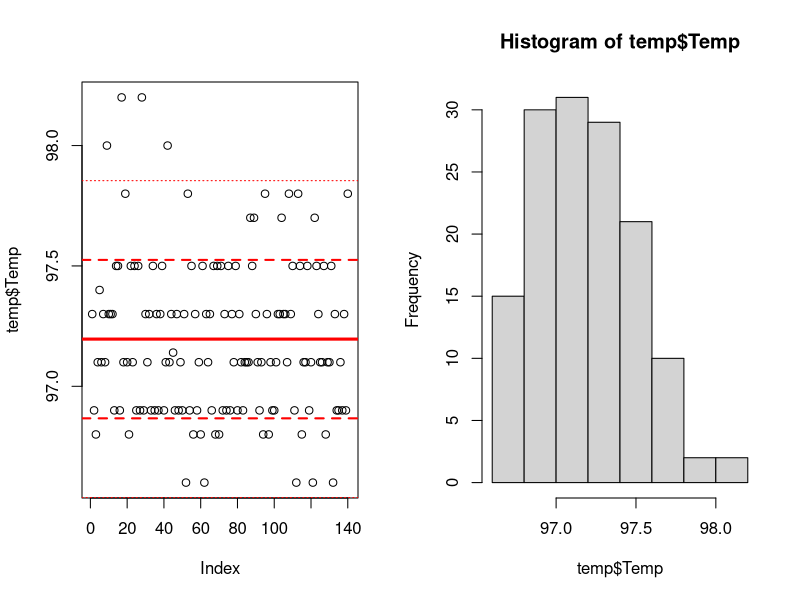
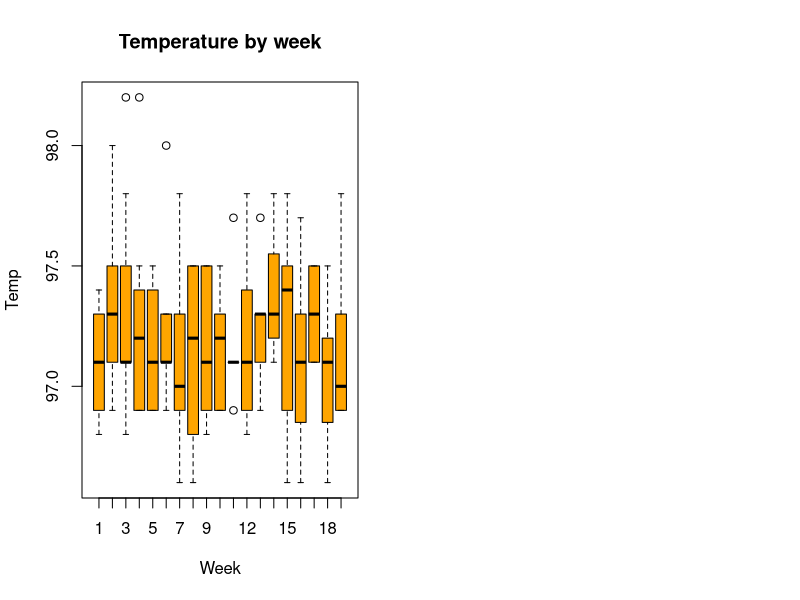
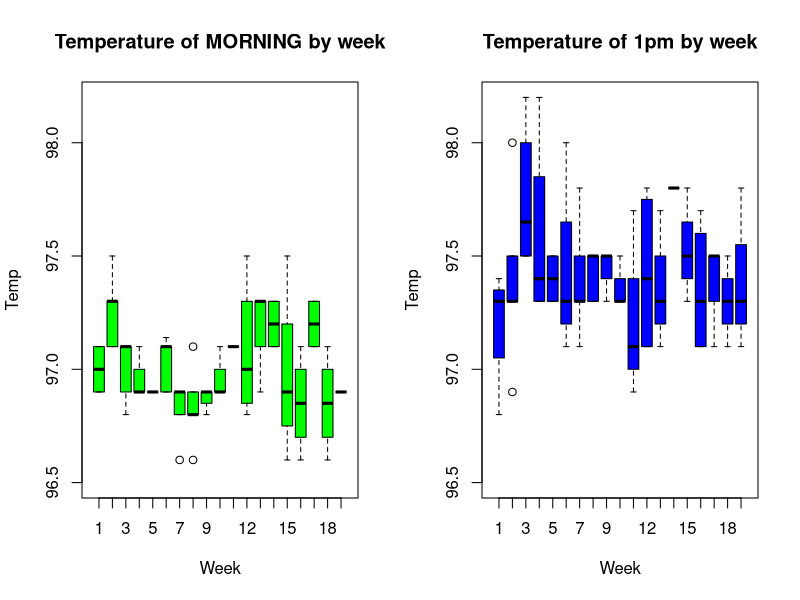
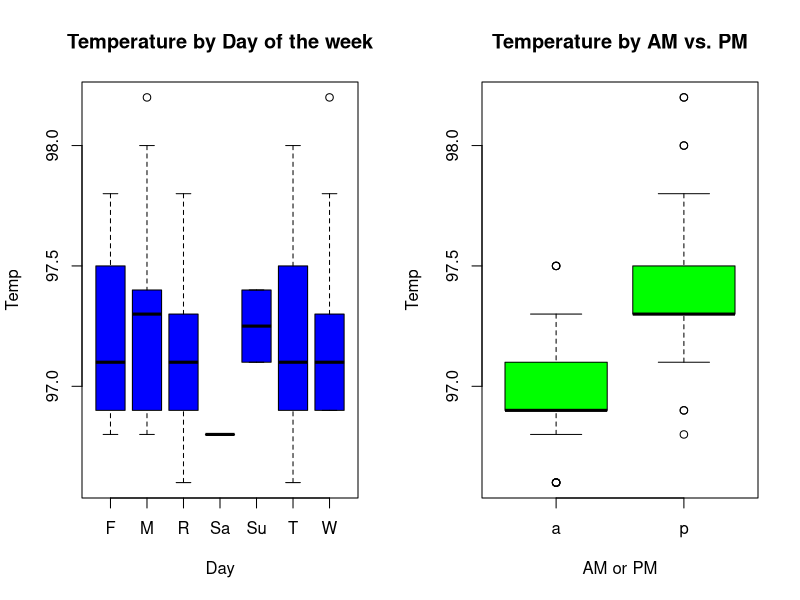
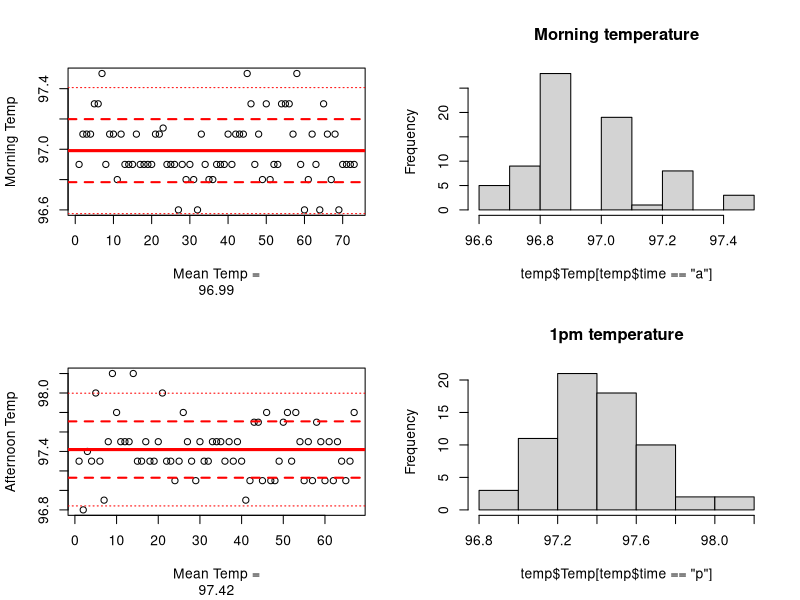

These charts were generated, in order, by the following R code: (Note: this script raises an error after producing the figures.)
## ---- chunk 1
#install.packages("ggridges")
library(ggridges)


#setwd("C:/Users/mcook/Box Sync/1MPAMI/Temperature")
temp <- read.csv("Temperature2 during lockdown.csv", header = TRUE)

temp$week <- as.factor(temp$week)
temp$doweek <- as.factor(temp$doWeek)
temp$time <- as.factor(temp$time)
tempmean = mean(temp$Temp)
tempsd = sd(temp$Temp)
tempmean_1 <- tempmean - tempsd
tempmean_2 <- tempmean - 2 * tempsd
tempmean.2 <- tempmean + 2 * tempsd
tempmean.1 <- tempmean + tempsd
summary(temp)
par(mfrow=c(1,2))
plot(temp$Temp) + abline(h=c(tempmean_2, tempmean_1, tempmean, tempmean.1, tempmean.2),col=c("red","red","red","red","red"), lty=c(3,2,1,2,3), lwd = c(1,2,3,2,1))
hist(temp$Temp)




## ---- chunk 2
boxplot(temp$Temp~temp$week, main="Temperature by week", xlab="Week", ylab="Temp", col = "orange")
model_w <- aov(Temp~week, data=temp)
summary(model_w)
model.tables(model_w, type="means")
#TukeyHSD(model_w, conf.level=.99)
par(mfrow=c(1,2))
boxplot(temp$Temp[temp$time=="a"]~temp$week[temp$time=="a"], main="Temperature of MORNING by week", xlab="Week", ylab="Temp", col = "green",ylim=c(96.5,98.2))
boxplot(temp$Temp[temp$time=="p"]~temp$week[temp$time=="p"], main="Temperature of 1pm by week", xlab="Week", ylab="Temp", col = "blue",ylim=c(96.5,98.2))
## ---- chunk 3
boxplot(temp$Temp~temp$doweek, main="Temperature by Day of the week", xlab="Day", ylab="Temp", col = "blue")
model_dow <- aov(Temp~doweek, data=temp)
summary(model_dow)
TukeyHSD(model_dow, conf.level=.99)
## ---- chunk 4

boxplot(temp$Temp~temp$time, main="Temperature by AM vs. PM", xlab="AM or PM", ylab="Temp", col = "green")
model_time <- aov(Temp~time, data=temp)
model.tables(model_time, type="means")
summary(model_time)
TukeyHSD(model_time, conf.level=.99)

am_temp = temp[temp$time=="a",]
pm_temp = temp[temp$time=='p',]

tempamean = mean(am_temp$Temp)
tempalabel = c("Mean Temp =",round(tempamean,2))
tempasd = sd(am_temp$Temp)
tempamean_1 <- tempamean - tempasd
tempamean_2 <- tempamean - 2 * tempasd
tempamean.2 <- tempamean + 2 * tempasd
tempamean.1 <- tempamean + tempasd
#summary(temp)
par(mfrow=c(2,2))
plot(temp$Temp[temp$time=="a"], ylab="Morning Temp", xlab=tempalabel) + abline(h=c(tempamean_2, tempamean_1, tempamean, tempamean.1, tempamean.2),col=c("red","red","red","red","red"), lty=c(3,2,1,2,3), lwd = c(1,2,3,2,1))
hist(temp$Temp[temp$time=="a"], main="Morning temperature")

temppmean = mean(temp$Temp[temp$time=="p"])
tempplabel = c("Mean Temp =",round(temppmean,2))
temppsd = sd(temp$Temp[temp$time=="p"])
temppmean_1 <- temppmean - temppsd
temppmean_2 <- temppmean - 2 * temppsd
temppmean.2 <- temppmean + 2 * temppsd
temppmean.1 <- temppmean + temppsd
#summary(temp)

plot(temp$Temp[temp$time=="p"], ylab="Afternoon Temp", xlab=tempplabel) + abline(h=c(temppmean_2, temppmean_1, temppmean, temppmean.1, temppmean.2),col=c("red","red","red","red","red"), lty=c(3,2,1,2,3), lwd = c(1,2,3,2,1))
hist(temp$Temp[temp$time=="p"],breaks=10,main="1pm temperature")

par(mfrow=c(1,1))
temp %>% ggplot(aes(Temp, fill=time)) + 
  labs(x ="This is the Temperature", y="frequency", title="Twice Daily Temperature Checks") +
  geom_histogram(binwidth=0.1) + scale_x_continuous(breaks=seq(96.5,98.1,.2))



temp %>% ggplot(aes(Temp,time)) +
  geom_density_ridges(jittered_points=TRUE, position=position_points_jitter(height = 0),
                      point_shape = "|", point_size = 3,
                      point_alpha=1, alpha=.7)
